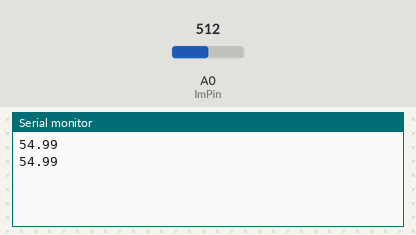
The sketch below on a simulated Arduino Uno, built with avr-gcc and run on an emulated ATmega328P. Shown: the last lines printed to the serial monitor. The inputs (shaded band) are chosen by the test bench; at power-on: A0 (lmPin) = 512.

Above: at 1.8 s.
1.9 s: A0 (lmPin) set to 716
At 2.8 s:
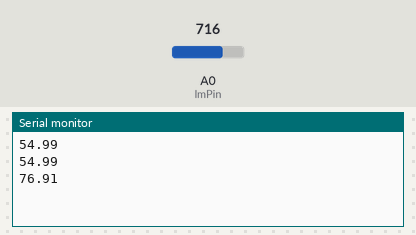
3.4 s: A0 (lmPin) set to 900
At 4.4 s:
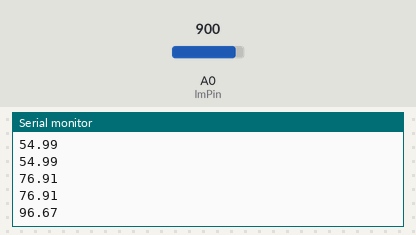
Timing chart, 0 to 6.4 s (numbered marks = the images above; inputs shaded):
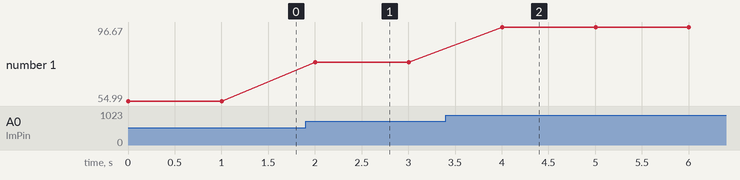

Measured:
- after the input at 1.9 s, the serial monitor: prints a new line after 0.10 s (image 1)
- after the input at 3.4 s, the serial monitor: prints a new line after 0.60 s (image 2)
- plotted number 1: 54.99 → 76.91 after the input at 1.9 s, 76.91 → 96.67 after the input at 3.4 s

The sketch:

temper.ino
```cpp
int reading;
int lmPin  = A0;
float temper;

void setup() {
  analogReference(INTERNAL);
  Serial.begin(9600);
}

void loop() {
  reading = analogRead(lmPin);
  temper = reading/9.31;
  Serial.println(temper);
  delay(1000);

}
```
